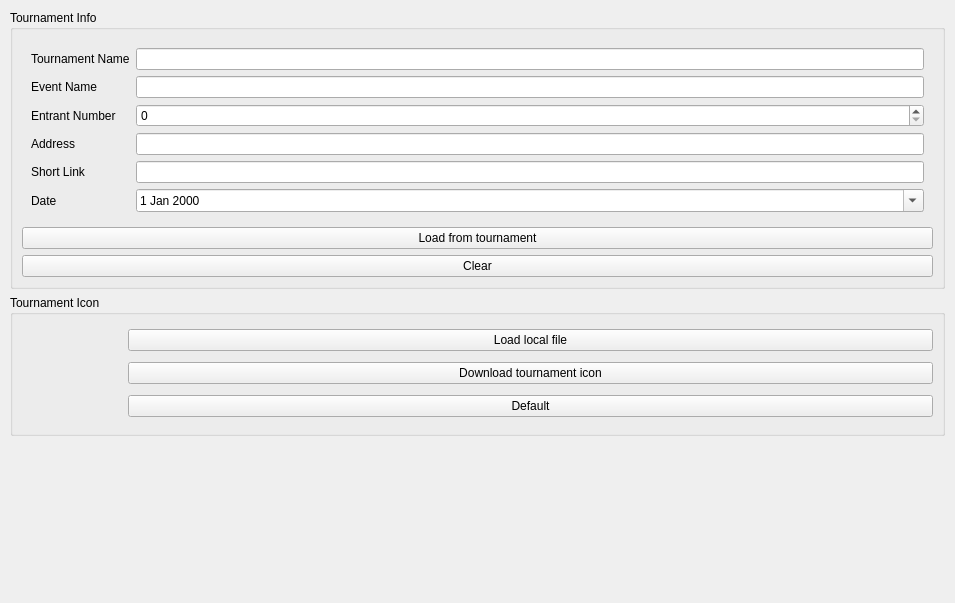
<?xml version="1.0" encoding="UTF-8"?>
<ui version="4.0">
 <class>DockWidget</class>
 <widget class="QDockWidget" name="DockWidget">
  <property name="geometry">
   <rect>
    <x>0</x>
    <y>0</y>
    <width>955</width>
    <height>603</height>
   </rect>
  </property>
  <property name="locale">
   <locale language="English" country="UnitedStates"/>
  </property>
  <property name="windowTitle">
   <string>Tournament Info</string>
  </property>
  <widget class="QWidget" name="dockWidgetContents">
   <property name="sizePolicy">
    <sizepolicy hsizetype="Preferred" vsizetype="Preferred">
     <horstretch>0</horstretch>
     <verstretch>0</verstretch>
    </sizepolicy>
   </property>
   <layout class="QVBoxLayout" name="verticalLayout">
    <property name="leftMargin">
     <number>10</number>
    </property>
    <property name="topMargin">
     <number>10</number>
    </property>
    <property name="rightMargin">
     <number>10</number>
    </property>
    <property name="bottomMargin">
     <number>10</number>
    </property>
    <item>
     <widget class="QGroupBox" name="groupBox_2">
      <property name="title">
       <string>Tournament Info</string>
      </property>
      <layout class="QVBoxLayout" name="verticalLayout_3">
       <item>
        <layout class="QGridLayout" name="gridLayout_2">
         <property name="sizeConstraint">
          <enum>QLayout::SetMaximumSize</enum>
         </property>
         <property name="leftMargin">
          <number>9</number>
         </property>
         <property name="topMargin">
          <number>9</number>
         </property>
         <property name="rightMargin">
          <number>9</number>
         </property>
         <property name="bottomMargin">
          <number>9</number>
         </property>
         <item row="0" column="0">
          <widget class="QLabel" name="label">
           <property name="text">
            <string>Tournament Name</string>
           </property>
          </widget>
         </item>
         <item row="3" column="0">
          <widget class="QLabel" name="label_4">
           <property name="text">
            <string>Address</string>
           </property>
          </widget>
         </item>
         <item row="0" column="1">
          <widget class="QLineEdit" name="tournamentName"/>
         </item>
         <item row="3" column="1">
          <widget class="QLineEdit" name="address"/>
         </item>
         <item row="1" column="0">
          <widget class="QLabel" name="label_2">
           <property name="text">
            <string>Event Name</string>
           </property>
          </widget>
         </item>
         <item row="2" column="0">
          <widget class="QLabel" name="label_3">
           <property name="text">
            <string>Entrant Number</string>
           </property>
          </widget>
         </item>
         <item row="1" column="1">
          <widget class="QLineEdit" name="eventName"/>
         </item>
         <item row="2" column="1">
          <widget class="QSpinBox" name="numEntrants">
           <property name="maximum">
            <number>9999</number>
           </property>
          </widget>
         </item>
         <item row="4" column="1">
          <widget class="QLineEdit" name="shortLink"/>
         </item>
         <item row="4" column="0">
          <widget class="QLabel" name="label_5">
           <property name="text">
            <string>Short Link</string>
           </property>
          </widget>
         </item>
         <item row="5" column="1">
          <widget class="QDateEdit" name="startAt">
           <property name="minimumDateTime">
            <datetime>
             <hour>0</hour>
             <minute>0</minute>
             <second>0</second>
             <year>2000</year>
             <month>1</month>
             <day>1</day>
            </datetime>
           </property>
           <property name="calendarPopup">
            <bool>true</bool>
           </property>
          </widget>
         </item>
         <item row="5" column="0">
          <widget class="QLabel" name="label_5">
           <property name="text">
            <string>Date</string>
           </property>
          </widget>
         </item>
        </layout>
       </item>
       <item>
        <widget class="QPushButton" name="btLoadInfoFromTournament">
         <property name="text">
          <string>Load from tournament</string>
         </property>
        </widget>
       </item>
       <item>
        <widget class="QPushButton" name="btClearInfo">
         <property name="text">
          <string>Clear</string>
         </property>
        </widget>
       </item>
      </layout>
     </widget>
    </item>
    <item>
     <widget class="QGroupBox" name="groupBox">
      <property name="title">
       <string>Tournament Icon</string>
      </property>
      <layout class="QHBoxLayout" name="horizontalLayout_2">
       <item>
        <widget class="QLabel" name="iconView">
         <property name="sizePolicy">
          <sizepolicy hsizetype="Maximum" vsizetype="Maximum">
           <horstretch>0</horstretch>
           <verstretch>0</verstretch>
          </sizepolicy>
         </property>
         <property name="minimumSize">
          <size>
           <width>100</width>
           <height>100</height>
          </size>
         </property>
         <property name="frameShadow">
          <enum>QFrame::Sunken</enum>
         </property>
         <property name="text">
          <string/>
         </property>
         <property name="alignment">
          <set>Qt::AlignCenter</set>
         </property>
        </widget>
       </item>
       <item>
        <layout class="QVBoxLayout" name="verticalLayout_2">
         <item>
          <widget class="QPushButton" name="btLoadIconFile">
           <property name="text">
            <string>Load local file</string>
           </property>
          </widget>
         </item>
         <item>
          <widget class="QPushButton" name="btDownloadIcon">
           <property name="text">
            <string>Download tournament icon</string>
           </property>
          </widget>
         </item>
         <item>
          <widget class="QPushButton" name="btClearIcon">
           <property name="text">
            <string>Default</string>
           </property>
          </widget>
         </item>
        </layout>
       </item>
      </layout>
     </widget>
    </item>
    <item>
     <spacer name="verticalSpacer">
      <property name="orientation">
       <enum>Qt::Vertical</enum>
      </property>
      <property name="sizeHint" stdset="0">
       <size>
        <width>20</width>
        <height>40</height>
       </size>
      </property>
     </spacer>
    </item>
   </layout>
  </widget>
 </widget>
 <resources/>
 <connections/>
</ui>
